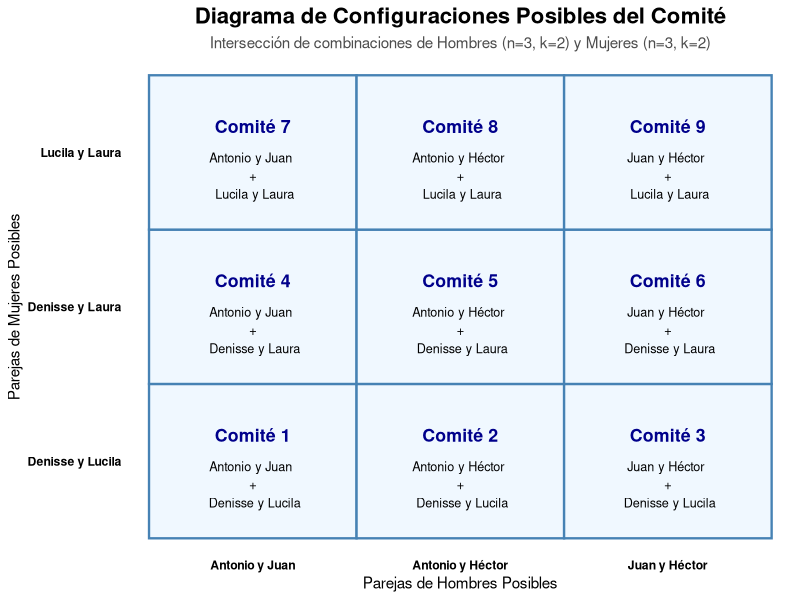
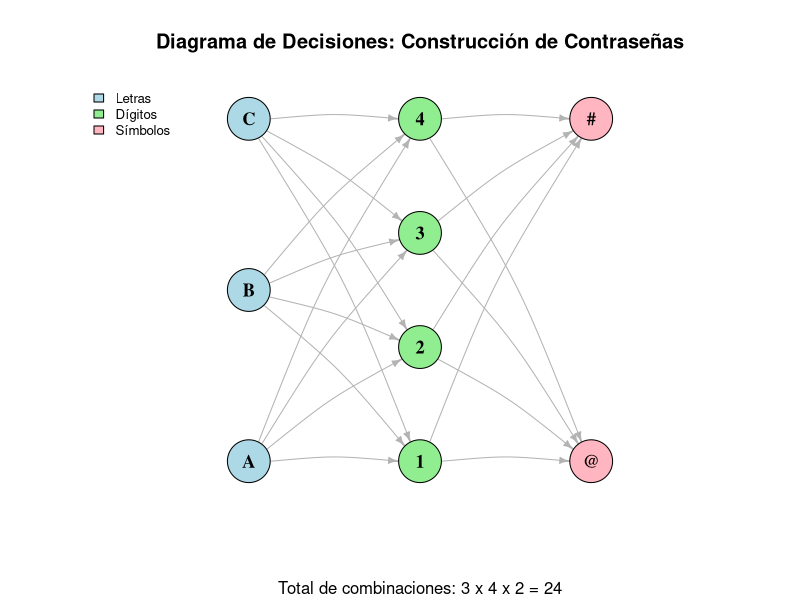
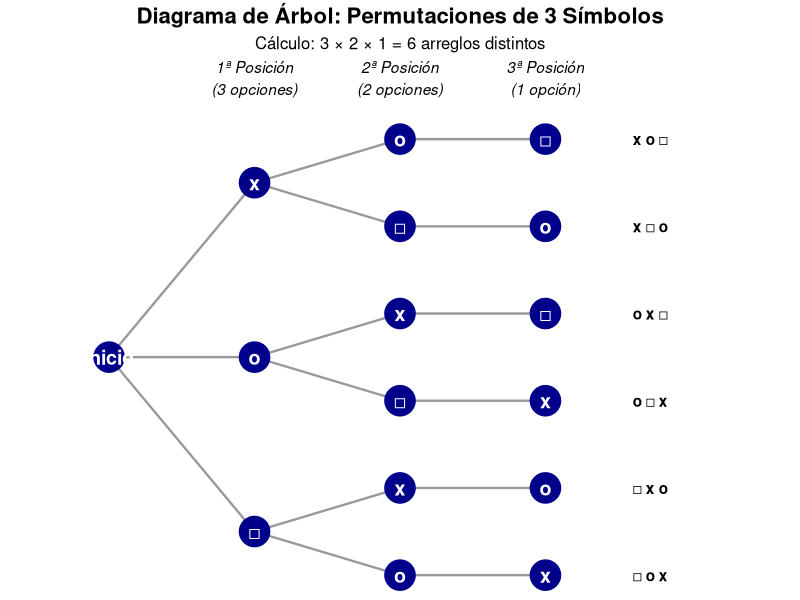
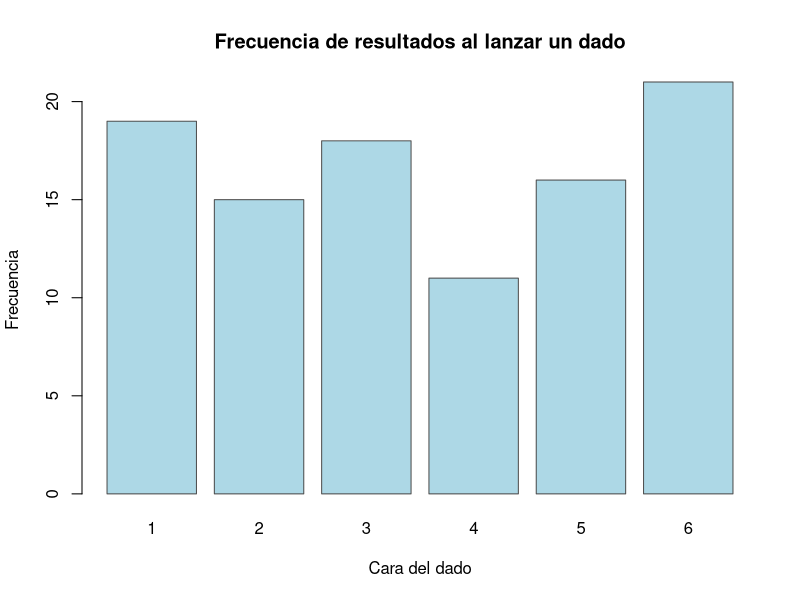
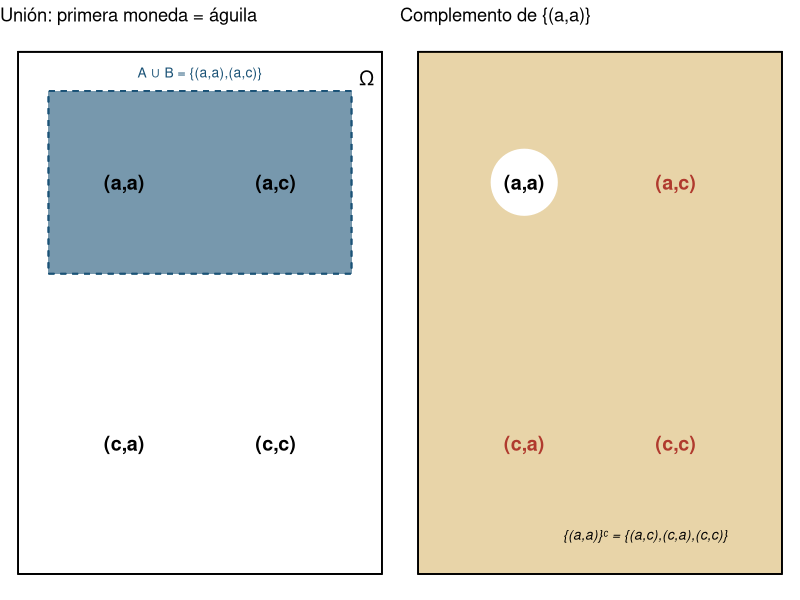
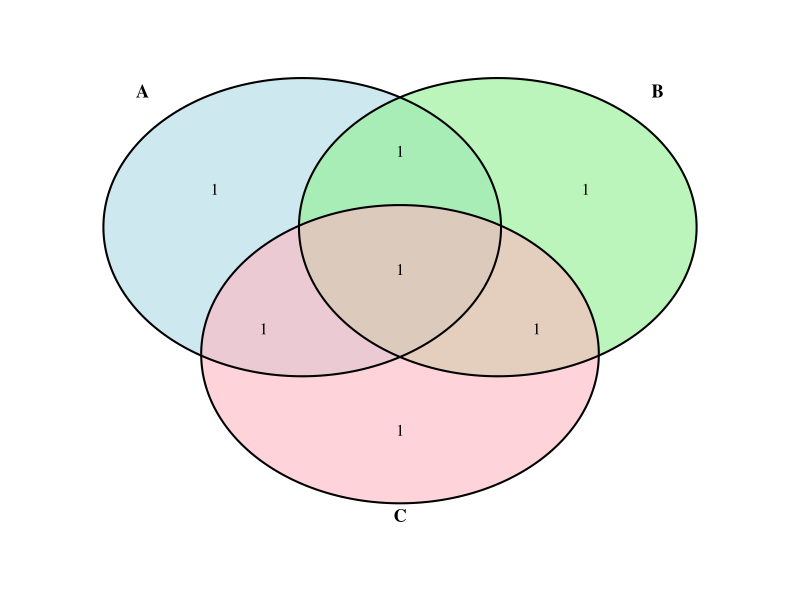
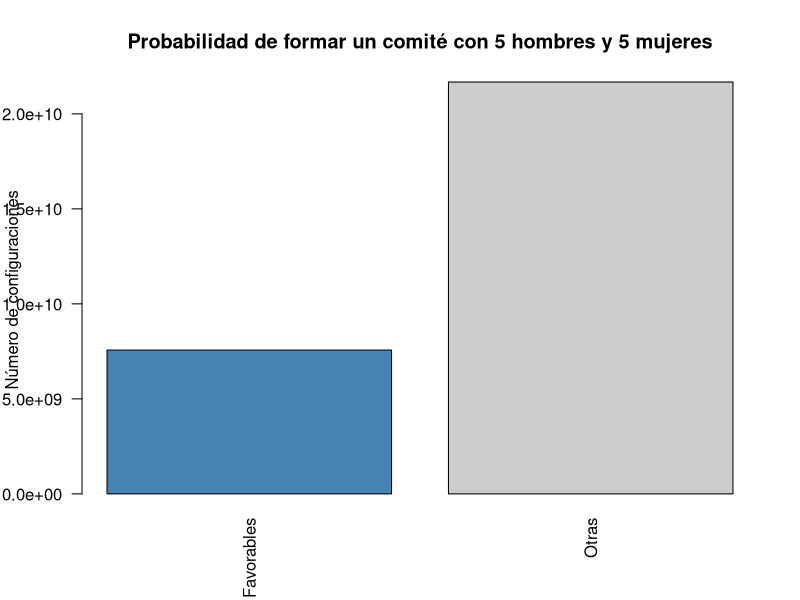
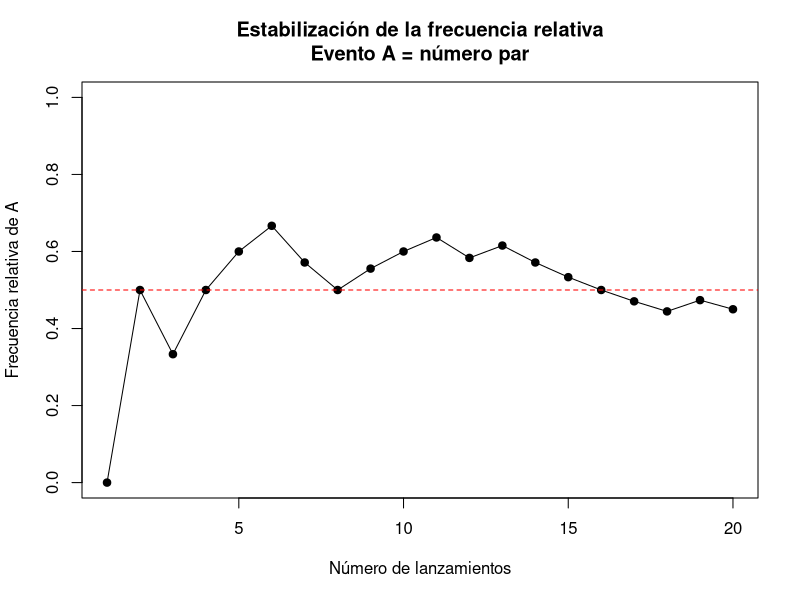

Source code (R) for these figures, in order:
## ---- chunk 1
library(ggplot2)

# 1. Generar todas las combinaciones posibles de 2 hombres (de 3)
hombres <- c("Antonio", "Juan", "Héctor")
comb_h <- combn(hombres, 2, simplify = FALSE)
# Crear etiquetas legibles
etiquetas_h <- sapply(comb_h, function(x) paste(x, collapse = " y "))

# 2. Generar todas las combinaciones posibles de 2 mujeres (de 3)
mujeres <- c("Denisse", "Lucila", "Laura")
comb_m <- combn(mujeres, 2, simplify = FALSE)
# Crear etiquetas legibles
etiquetas_m <- sapply(comb_m, function(x) paste(x, collapse = " y "))

# 3. Crear el espacio muestral cruzando ambos grupos (Principio Multiplicativo)
df_comites <- expand.grid(Hombres = etiquetas_h, Mujeres = etiquetas_m)
df_comites$ID <- paste("Comité", 1:nrow(df_comites))

# 4. Graficar la matriz de combinaciones
ggplot(df_comites, aes(x = Hombres, y = Mujeres)) +
  # Crear los cuadros de la matriz
  geom_tile(fill = "aliceblue", color = "steelblue", linewidth = 0.8) +
  # Añadir el número de comité
  geom_text(aes(label = ID), fontface = "bold", vjust = -1.5, size = 4.5, color = "darkblue") +
  # Añadir los nombres de los integrantes en cada celda
  geom_text(aes(label = paste(Hombres, "\n+\n", Mujeres)), size = 3.2, vjust = 1) +
  # Estética y etiquetas
  theme_minimal() +
  labs(
    title = "Diagrama de Configuraciones Posibles del Comité",
    subtitle = "Intersección de combinaciones de Hombres (n=3, k=2) y Mujeres (n=3, k=2)",
    x = "Parejas de Hombres Posibles",
    y = "Parejas de Mujeres Posibles"
  ) +
  theme(
    plot.title = element_text(face = "bold", size = 16, hjust = 0.5),
    plot.subtitle = element_text(size = 11, hjust = 0.5, color = "gray30"),
    axis.text = element_text(face = "bold", color = "black"),
    panel.grid = element_blank()
  )
## ---- chunk 2
# Es fundamental cargar la librería igraph
library(igraph)
library(ggplot2)
## ---- chunk 3
# 1. Definir los conjuntos
letras <- c("A", "B", "C")
digitos <- c("1", "2", "3", "4")
simbolos <- c("@", "#")

# 2. Crear las aristas (edges) de forma jerárquica
# Para que el diagrama no colapse los nodos, creamos combinaciones únicas
edges1 <- expand.grid(from = letras, to = digitos)
edges2 <- expand.grid(from = digitos, to = simbolos)

# Unimos todas las conexiones
edges <- rbind(edges1, edges2)

# 3. Crear el objeto de grafo
g <- graph_from_data_frame(edges, directed = TRUE)

# 4. Configurar Estilo Visual (Atributos de Vértices y Aristas)
V(g)$color <- ifelse(V(g)$name %in% letras, "lightblue",
              ifelse(V(g)$name %in% digitos, "lightgreen", "lightpink"))

V(g)$size <- 25
V(g)$label.color <- "black"
V(g)$label.font <- 2
V(g)$label.cex <- 1.1

# Estilo de las flechas
E(g)$arrow.size <- 0.5
E(g)$color <- "gray70"
E(g)$curved <- 0.1

# 5. Definir el Layout (Disposición por niveles)
# Calculamos las posiciones manualmente para que se vea como un flujo de izquierda a derecha
coords <- matrix(NA, nrow = vcount(g), ncol = 2)
nombres <- V(g)$name

# Nivel 1 (Letras)
coords[nombres %in% letras, 1] <- 1
coords[nombres %in% letras, 2] <- seq(1, 10, length.out = length(letras))

# Nivel 2 (Dígitos)
coords[nombres %in% digitos, 1] <- 2
coords[nombres %in% digitos, 2] <- seq(1, 10, length.out = length(digitos))

# Nivel 3 (Símbolos)
coords[nombres %in% simbolos, 1] <- 3
coords[nombres %in% simbolos, 2] <- seq(1, 10, length.out = length(simbolos))

# 6. Dibujar el Grafo
plot(g, 
     layout = coords, 
     vertex.label.dist = 0,
     main = "Diagrama de Decisiones: Construcción de Contraseñas",
     sub = "Total de combinaciones: 3 x 4 x 2 = 24")

# Leyenda para identificar niveles
legend("topleft", 
       legend = c("Letras", "Dígitos", "Símbolos"), 
       fill = c("lightblue", "lightgreen", "lightpink"), 
       bty = "n", cex = 0.8)
## ---- chunk 4
library(ggplot2)

# Crear estructura de datos para el árbol de permutaciones
# Definimos las coordenadas de los nodos
df_tree <- data.frame(
  x = c(0, 1, 1, 1, 2, 2, 2, 2, 2, 2, 3, 3, 3, 3, 3, 3),
  y = c(0, 2, 0, -2, 2.5, 1.5, 0.5, -0.5, -1.5, -2.5, 2.5, 1.5, 0.5, -0.5, -1.5, -2.5),
  label = c("Inicio", "x", "o", "□", "o", "□", "x", "□", "x", "o", "□", "o", "□", "x", "o", "x")
)

# Definir las conexiones (ramas)
df_lines <- data.frame(
  x =    c(0, 0, 0, 1, 1, 1, 1, 1, 1, 2, 2, 2, 2, 2, 2),
  xend = c(1, 1, 1, 2, 2, 2, 2, 2, 2, 3, 3, 3, 3, 3, 3),
  y =    c(0, 0, 0, 2, 2, 0, 0, -2, -2, 2.5, 1.5, 0.5, -0.5, -1.5, -2.5),
  yend = c(2, 0, -2, 2.5, 1.5, 0.5, -0.5, -1.5, -2.5, 2.5, 1.5, 0.5, -0.5, -1.5, -2.5)
)

# Crear el gráfico
ggplot() +
  # Dibujar las ramas del árbol
  geom_segment(data = df_lines, aes(x = x, y = y, xend = xend, yend = yend), 
               color = "gray60", linewidth = 0.8) +
  # Dibujar los nodos (puntos de decisión)
  geom_point(data = df_tree, aes(x = x, y = y), color = "darkblue", size = 10) +
  # Añadir los símbolos/etiquetas
  geom_text(data = df_tree, aes(x = x, y = y, label = label), 
            color = "white", fontface = "bold", size = 5) +
  # Etiquetas de las posiciones
  annotate("text", x = 1, y = 3.2, label = "1ª Posición\n(3 opciones)", fontface = "italic") +
  annotate("text", x = 2, y = 3.2, label = "2ª Posición\n(2 opciones)", fontface = "italic") +
  annotate("text", x = 3, y = 3.2, label = "3ª Posición\n(1 opción)", fontface = "italic") +
  # Listado de permutaciones finales al final de las ramas
  annotate("text", x = 3.6, y = 2.5, label = "x o □", fontface = "bold", hjust = 0) +
  annotate("text", x = 3.6, y = 1.5, label = "x □ o", fontface = "bold", hjust = 0) +
  annotate("text", x = 3.6, y = 0.5, label = "o x □", fontface = "bold", hjust = 0) +
  annotate("text", x = 3.6, y = -0.5, label = "o □ x", fontface = "bold", hjust = 0) +
  annotate("text", x = 3.6, y = -1.5, label = "□ x o", fontface = "bold", hjust = 0) +
  annotate("text", x = 3.6, y = -2.5, label = "□ o x", fontface = "bold", hjust = 0) +
  # Estética general
  theme_void() +
  labs(title = "Diagrama de Árbol: Permutaciones de 3 Símbolos",
       subtitle = "Cálculo: 3 \u00d7 2 \u00d7 1 = 6 arreglos distintos") +
  theme(plot.title = element_text(face = "bold", size = 16, hjust = 0.5),
        plot.subtitle = element_text(size = 12, hjust = 0.5)) +
  xlim(-0.5, 4.5)
## ---- chunk 5
library(igraph)

# Definición de conjuntos
hombres <- c("Antonio", "Juan", "Héctor")
mujeres <- c("Denisse", "Lucila", "Laura")

# Combinaciones
comb_hombres <- combn(hombres, 2)
comb_mujeres <- combn(mujeres, 2)

# Construcción de la tabla de comités
resultado <- data.frame()

for (i in 1:ncol(comb_hombres)) {
  for (j in 1:ncol(comb_mujeres)) {
    resultado <- rbind(
      resultado,
      data.frame(
        Hombre1 = comb_hombres[1, i],
        Hombre2 = comb_hombres[2, i],
        Mujer1  = comb_mujeres[1, j],
        Mujer2  = comb_mujeres[2, j]
      )
    )
  }
}

resultado

## ---- chunk 6
# Fijar semilla para reproducibilidad
set.seed(123)

# Simular lanzamientos de un dado
n <- 100
lanzamientos <- sample(1:6, size = n, replace = TRUE)

# Tabla de frecuencias
frecuencias <- table(lanzamientos)

frecuencias

barplot(
  frecuencias,
  col = "lightblue",
  border = "gray30",
  main = "Frecuencia de resultados al lanzar un dado",
  xlab = "Cara del dado",
  ylab = "Frecuencia"
)

## ---- chunk 7
library(ggplot2)
library(gridExtra)

df_venn <- data.frame(
  x = c(-0.5, 0.5, -0.5, 0.5),
  y = c( 0.5, 0.5, -0.5, -0.5),
  label = c("(a,a)", "(a,c)", "(c,a)", "(c,c)")
)

# Figura 1: Unión — "primera moneda es águila"
p1 <- ggplot(df_venn, aes(x, y)) +
  geom_rect(aes(xmin=-1.2, xmax=1.2, ymin=-1, ymax=1), fill=NA, color="black") +
  geom_rect(aes(xmin=-1, xmax=1, ymin=0.15, ymax=0.85),
            fill="#1A5276", alpha=0.2, color="#1A5276", linetype="dashed") +
  geom_text(aes(label=label), size=5, fontface="bold") +
  annotate("text", x=0, y=0.92, label="A ∪ B = {(a,a),(a,c)}", color="#1A5276", size=3.5) +
  annotate("text", x=1.1, y=0.9, label="Ω", size=5) +
  theme_void() + labs(title = "Unión: primera moneda = águila")

# Figura 2: Complemento de {(a,a)}
p2 <- ggplot(df_venn, aes(x, y)) +
  geom_rect(aes(xmin=-1.2, xmax=1.2, ymin=-1, ymax=1),
            fill="#C8962E", alpha=0.12, color="black") +
  annotate("point", x=-0.5, y=0.5, size=22, color="white") +
  geom_text(aes(label=label, color=(label=="(a,a)")), size=5, fontface="bold", show.legend=FALSE) +
  scale_color_manual(values=c("#B03A2E","black")) +
  annotate("text", x=0.3, y=-0.85, label="{(a,a)}ᶜ = {(a,c),(c,a),(c,c)}", size=3.5, fontface="italic") +
  theme_void() + labs(title = "Complemento de {(a,a)}")

# Figura 3: Diagrama de Venn con 3 eventos (3 monedas)
library(VennDiagram); library(grid)
A3 <- c("aaa","aac","aca","acc")
B3 <- c("aaa","aac","caa","cac")
C3 <- c("aaa","aca","caa","cca")
vp <- venn.diagram(list(A=A3,B=B3,C=C3), filename=NULL,
  fill=c("#1A5276","#1E8449","#B03A2E"), alpha=0.45,
  cex=0.9, cat.cex=1.1, cat.fontface="bold", margin=0.08)

grid.newpage()
gridExtra::grid.arrange(p1, p2, ncol=2)
## ---- chunk 8
library(VennDiagram); library(grid)
A3 <- c("(a,a,a)","(a,a,c)","(a,c,a)","(a,c,c)")
B3 <- c("(a,a,a)","(a,a,c)","(c,a,a)","(c,a,c)")
C3 <- c("(a,a,a)","(a,c,a)","(c,a,a)","(c,c,a)")
vp <- venn.diagram(list(A=A3,B=B3,C=C3), filename=NULL,
  fill=c("lightblue","lightgreen","lightpink"), alpha=0.6,
  cex=1, cat.cex=1.1, cat.fontface="bold", margin=0.1)
grid.newpage(); grid.draw(vp)
## ---- chunk 9
# Valores combinatorios
total <- choose(55, 10)
favorables <- choose(30, 5) * choose(25, 5)

# Crear data frame
datos <- data.frame(
  Tipo = c("Favorables", "Otras"),
  Cantidad = c(favorables, total - favorables)
)

# Visualización
barplot(
  datos$Cantidad,
  names.arg = datos$Tipo,
  col = c("steelblue", "gray80"),
  main = "Probabilidad de formar un comité con 5 hombres y 5 mujeres",
  ylab = "Número de configuraciones",
  las = 2
)
## ---- chunk 10
set.seed(123)

# Número de lanzamientos
n <- 20

# Simulación de lanzamientos del dado
lanzamientos <- sample(1:6, n, replace = TRUE)

# Evento A: número par
evento_A <- lanzamientos %% 2 == 0

# Frecuencia acumulada
n_A <- cumsum(evento_A)
frecuencia_relativa <- n_A / seq_len(n)

# Gráfica
plot(
  frecuencia_relativa,
  type = "o",
  pch = 19,
  ylim = c(0, 1),
  xlab = "Número de lanzamientos",
  ylab = "Frecuencia relativa de A",
  main = "Estabilización de la frecuencia relativa\nEvento A = número par"
)

abline(h = 0.5, col = "red", lty = 2)
## ---- chunk 11
library(ggplot2)

# 1. Definir los datos del espacio muestral y sus probabilidades
df_moneda <- data.frame(
  Resultado = c("Águila", "Sol"),
  Probabilidad = c(0.5, 0.5)
)

# 2. Crear el gráfico de barras
ggplot(df_moneda, aes(x = Resultado, y = Probabilidad, fill = Resultado)) +
  geom_bar(stat = "identity", color = "black", width = 0.6, alpha = 0.8) +
  # Añadir etiquetas de texto con la probabilidad
  geom_text(aes(label = Probabilidad), vjust = -0.5, fontface = "bold", size = 5) +
  # Configuración de colores
  scale_fill_manual(values = c("Águila" = "gold3", "Sol" = "gray70")) +
  # Estética y títulos
  theme_minimal() +
  labs(
    title = "Distribución de Probabilidad: Lanzamiento de Moneda",
    subtitle = "Cumplimiento de Axiomas: P(S) = 0.5 + 0.5 = 1",
    x = "Resultado (Variable Aleatoria X)",
    y = "Probabilidad P(X = x)"
  ) +
  # Ajustar límites del eje Y para ver bien las etiquetas
  scale_y_continuous(limits = c(0, 0.6), breaks = seq(0, 1, 0.1)) +
  theme(
    plot.title = element_text(face = "bold", hjust = 0.5),
    plot.subtitle = element_text(hjust = 0.5),
    legend.position = "none"
  )
## ---- chunk 12
# Crear tabla de probabilidades
probabilidades <- data.frame(
  Tipo = c("Falla seria", "Falla mayor"),
  Probabilidad = c(0.11, 0.06)
)

# Visualización con gráfico de barras
barplot(
  probabilidades$Probabilidad,
  names.arg = probabilidades$Tipo,
  ylim = c(0, 0.15),
  col = c("steelblue", "tomato"),
  main = "Probabilidad de reclamos por tipo de falla",
  ylab = "Probabilidad"
)

# Agregar etiquetas numéricas
text(
  x = c(0.7, 1.9),
  y = probabilidades$Probabilidad,
  labels = probabilidades$Probabilidad,
  pos = 3
)
## ---- chunk 13
# Definición de probabilidades
p_mujer <- 0.70
p_hombre <- 0.30
p_fuma_dado_mujer <- 0.10
p_fuma_dado_hombre <- 0.20

# Teorema de Probabilidad Total
p_total_fumador <- (p_fuma_dado_hombre * p_hombre) + (p_fuma_dado_mujer * p_mujer)
print(paste("El porcentaje total de fumadores es:", p_total_fumador * 100, "%"))
## ---- chunk 14
# Ejemplo didáctico de la estructura del Teorema de Bayes
# Árbol de decisión simple para la prueba de Tuberculosis
cat("Probabilidad Total de Positivo P(B):", (0.96 * 0.001) + (0.05 * 0.999))
## ---- chunk 15
#| label: fig-venn
#| fig-cap: "Diagrama de Venn generado por código: eventos A y B en el espacio muestral S"
library(ggplot2)

circulo <- function(cx, cy, r, n = 200) {
  t <- seq(0, 2 * pi, length.out = n)
  data.frame(x = cx + r * cos(t), y = cy + r * sin(t))
}

cA <- circulo(-0.6, 0, 1.4)
cB <- circulo(0.6, 0, 1.4)

ggplot() +
  geom_polygon(data = cA, aes(x, y), fill = "#006341", alpha = 0.35, color = "#004D31", linewidth = 0.8) +
  geom_polygon(data = cB, aes(x, y), fill = "#C8962E", alpha = 0.35, color = "#8a6a1f", linewidth = 0.8) +
  annotate("text", x = -1.1, y = 0, label = "A", size = 6, fontface = "bold") +
  annotate("text", x = 1.1, y = 0, label = "B", size = 6, fontface = "bold") +
  annotate("text", x = 0, y = 0, label = expression(A ~ "∩" ~ B), size = 4.5) +
  annotate("rect", xmin = -2.3, xmax = 2.3, ymin = -1.9, ymax = 1.9, alpha = 0, color = "black") +
  annotate("text", x = -2.0, y = 1.65, label = "S", size = 6, fontface = "bold") +
  coord_equal() +
  theme_void()
## ---- chunk 16
#| label: fig-cumpleanos
#| fig-cap: "Probabilidad de coincidencia de cumpleaños según el tamaño del grupo"
r <- 1:60
prob_sin_coincidencia <- sapply(r, function(n) prod((365 - 0:(n - 1)) / 365))
prob_coincidencia <- 1 - prob_sin_coincidencia

df_cumple <- data.frame(r = r, probabilidad = prob_coincidencia)

ggplot(df_cumple, aes(x = r, y = probabilidad)) +
  geom_line(color = "#006341", linewidth = 1) +
  geom_point(data = df_cumple[df_cumple$r == 25, ], color = "#C8962E", size = 3) +
  geom_hline(yintercept = 0.5, linetype = "dashed", color = "grey50") +
  labs(
    title = "Paradoja del cumpleaños",
    subtitle = "Probabilidad de que al menos dos personas compartan cumpleaños",
    x = "Número de personas en el grupo (r)",
    y = "P(al menos una coincidencia)"
  ) +
  theme_minimal()

cat("Con r = 25 personas, P(al menos una coincidencia) =",
    round(prob_coincidencia[25], 3), "\n")
## ---- chunk 17
set.seed(123)
n <- 1e6
tiene_virus <- runif(n) < 0.005
positivo <- ifelse(tiene_virus, runif(n) < 0.99, runif(n) < 0.03)

p_v_dado_s <- sum(tiene_virus & positivo) / sum(positivo)
cat("P(V | S) estimado por simulación:", round(p_v_dado_s, 3), "\n")
cat("P(V | S) teórico:", round(0.99 * 0.005 / (0.99 * 0.005 + 0.03 * 0.995), 3), "\n")
## ---- chunk 18
#| label: fig-montyhall
#| fig-cap: "Simulación de Monte Carlo: probabilidad de ganar al cambiar vs. mantener la elección"
set.seed(2024)
muestrear <- function(x, ...) if (length(x) == 1) x else sample(x, ...)

simular_monty_hall <- function(n, cambiar) {
  ganadas <- 0
  for (i in 1:n) {
    puertas <- 1:3
    premio <- sample(puertas, 1)
    eleccion <- sample(puertas, 1)
    abre <- muestrear(puertas[puertas != premio & puertas != eleccion], 1)
    if (cambiar) {
      eleccion_final <- muestrear(puertas[puertas != eleccion & puertas != abre], 1)
    } else {
      eleccion_final <- eleccion
    }
    if (eleccion_final == premio) ganadas <- ganadas + 1
  }
  ganadas / n
}

n_sim <- 10000
resultados <- data.frame(
  estrategia = c("Mantener", "Cambiar"),
  probabilidad = c(simular_monty_hall(n_sim, FALSE), simular_monty_hall(n_sim, TRUE))
)

ggplot(resultados, aes(x = estrategia, y = probabilidad, fill = estrategia)) +
  geom_col(width = 0.5) +
  geom_text(aes(label = round(probabilidad, 3)), vjust = -0.5, fontface = "bold") +
  scale_fill_manual(values = c("Mantener" = "#C8962E", "Cambiar" = "#006341")) +
  coord_cartesian(ylim = c(0, 0.8)) +
  labs(title = "Monty Hall: ¿cambiar o mantener la elección?",
       x = NULL, y = "Probabilidad de ganar (estimada por simulación)") +
  theme_minimal() +
  theme(legend.position = "none")
## ---- chunk 19
n <- 44; k <- 6
total <- choose(n, k)
cat("Resultados posibles en Melate:", format(total, big.mark=","), "\n")
cat("P(premio mayor) =", round(1/total, 10), "\n")
## ---- chunk 20
prob_coincidencia <- function(r) {
  p_no_coinc <- prod(seq(365, 365 - r + 1) / 365)
  1 - p_no_coinc
}

r_vals <- 1:60
probs  <- sapply(r_vals, prob_coincidencia)
r25    <- prob_coincidencia(25)

cat("P(coincidencia | r=25) =", round(r25, 4), "\n")
cat("P(coincidencia | r=23) =", round(prob_coincidencia(23), 4),
    " — supera 0.50\n")

df_b <- data.frame(r = r_vals, p = probs)
library(ggplot2)
ggplot(df_b, aes(x = r, y = p)) +
  geom_line(color = "#006341", linewidth = 1.1) +
  geom_hline(yintercept = 0.5, linetype = "dashed", color = "#C8962E") +
  geom_point(data = data.frame(r=25, p=r25), color = "red", size = 3) +
  theme_minimal() +
  labs(title = "Problema del cumpleaños",
       subtitle = paste0("Con r=25 personas, P(coincidencia) ≈ ",
                         round(r25, 3)),
       x = "Número de personas (r)", y = "P(al menos una coincidencia)")
## ---- chunk 21
p_exito  <- 1/6
n_dados  <- 3

# P(X=0): pierdes
p_pierdes <- dbinom(0, n_dados, p_exito)
# P(X>=1): ganas
p_ganas   <- 1 - p_pierdes

ganancia_esp <- p_ganas * 1 + p_pierdes * (-1)

cat("P(no aparece, pierdes) =", round(p_pierdes, 4), "\n")
cat("P(aparece >= 1, ganas) =", round(p_ganas, 4), "\n")
cat("Ganancia esperada      =", round(ganancia_esp, 4),
    "pesos por ronda\n")
cat("Conviene jugar:", ifelse(ganancia_esp > 0, "SÍ", "NO"), "\n")
## ---- chunk 22
P_M  <- 0.76          # P(Mujer)
P_H  <- 0.24          # P(Hombre) = 1 - P(M)
P_F_M <- 0.25         # P(Fuma | Mujer)
P_F_H <- 1/3          # P(Fuma | Hombre)

# Probabilidad total de fumadores
P_F <- P_F_M * P_M + P_F_H * P_H
# Bayes: P(H | F)
P_H_F <- (P_F_H * P_H) / P_F

cat("P(Fuma)            =", round(P_F, 4), "\n")
cat("P(Hombre | Fuma)   =", round(P_H_F, 4), "\n")
cat("P(Mujer  | Fuma)   =", round(1 - P_H_F, 4), "\n")
